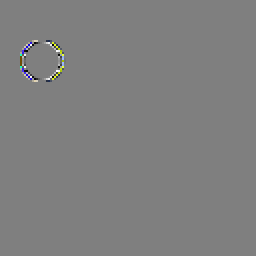
#> input picture study_guide/10-MC_in_DWT_domain/difference.png, 128 x 128 px, given in place of moving_circle_000.png, which was not available (shown 2 times larger); the run also reads 1 picture not shown here
$ jupyter execute pixel_domain_MC.ipynb   (shell and % lines are left out)   (text cells are left out)
#> lines starting #> are read from the running program, lines starting #| are printed output that depends on the picture; pictures that were not available may be replaced by others from this repository, and a replacement may not be noted
### study_guide/10-MC_in_DWT_domain/io_stuff.py
# Common stuff and routines

import numpy as np
import cv2
import matplotlib.pyplot as plt
import matplotlib.image as mpimg

# [5 lines left out: function normalize, not called in this run]

def load_img(prefix):
#> called with prefix = 'moving_circle_000'
    img = cv2.imread(f"{prefix}.png", cv2.IMREAD_UNCHANGED)
#> img is the input picture: shape (128, 128, 3) uint16; mean B, G, R 32764, 32776, 32768
    img = cv2.cvtColor(img, cv2.COLOR_BGR2RGB)
    img = np.array(img)
    img = img.astype(np.float32) - 32768.0
    return img

# [6 lines left out: function show_img, not called in this run]

def show_seq(prefix="/tmp/", frames=5):
    for i in range(frames):
        show_img(f"{prefix}{i:03d}")

# [18 lines left out: functions show_motion, write_img, not called in this run]

### study_guide/10-MC_in_DWT_domain/color.py
import numpy as np

def RGB_to_YCoCg(RGB_frame):
    R, G, B = RGB_frame[:,:,0], RGB_frame[:,:,1], RGB_frame[:,:,2]
    YCoCg_frame = np.empty_like(RGB_frame)
    YCoCg_frame[:,:,0] =  R/4 + G/2 + B/4
#> YCoCg_frame: shape (128, 128, 3) float32; 0.01% of the values are NaN or infinite; the others: min -2.65e+38, max 1.73e+38, mean -inf
    YCoCg_frame[:,:,1] =  R/2       - B/2
#> YCoCg_frame: shape (128, 128, 3) float32; 0% of the values are NaN or infinite; the others: min -9.76e+36, max 1.73e+38, mean 3.35e+33
    YCoCg_frame[:,:,2] = -R/4 + G/2 - B/4
    return YCoCg_frame

### study_guide/10-MC_in_DWT_domain/pixel_domain_MC.ipynb
[cell 1]
import numpy as np
import cv2
import matplotlib.pyplot as plt
import matplotlib.image as mimg
import pywt
from io_stuff import *
from color import *

[cell 2]
prefix = "moving_circle_"
frame_0 = load_img(prefix + "000")
frame_1 = load_img(prefix + "001")
frame_2 = load_img(prefix + "002")

[cell 3]
frame_0_Y = RGB_to_YCoCg(frame_0)[:,:,0]
frame_1_Y = RGB_to_YCoCg(frame_1)[:,:,0]
#> in RGB_to_YCoCg (call 2), `YCoCg_frame[:,:,0] =  R/4 + G/2 + B/4`: YCoCg_frame: shape (128, 128, 3) float32; 0% of the values are NaN or infinite; the others: min -1.71e+38, max 1.73e+38, mean -inf
frame_2_Y = RGB_to_YCoCg(frame_2)[:,:,0]
#> in RGB_to_YCoCg (call 3), `YCoCg_frame[:,:,1] =  R/2       - B/2`:
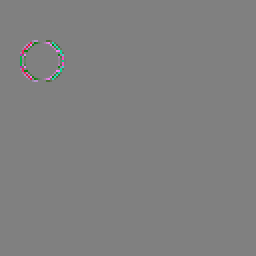
#> YCoCg_frame: shape (128, 128, 3) float32 (shown 2 times larger); mean of channels 0, 1, 2 3, 2, -4; drawn with min black and max white

[cell 4]
plt.figure(figsize=(10,10))
plt.title("Frame 0. Circle at (30, 20)", fontsize=20)
plt.imshow(frame_0_Y, cmap='gray')
plt.savefig("frame_0_Y.png")
plt.show()

[cell 5]
plt.figure(figsize=(10,10))
plt.title("Frame 1. Circle at (30, 21)", fontsize=20)
plt.imshow(frame_1_Y, cmap='gray')
plt.savefig("frame_1_Y.png")
plt.show()

[cell 6]
plt.figure(figsize=(10,10))
plt.title("Frame 2. Circle at (30, 22)", fontsize=20)
plt.imshow(frame_2_Y, cmap='gray')
plt.savefig("frame_2_Y.png")
plt.show()

[cell 7]
# Plot the first part (from pixel 0 to 39) of the horizontal line (row 35) of the luminance.
plt.title("ME between frames 0 and 1")
plt.plot(frame_0_Y[35, 0:40], label="reference")
plt.plot(np.roll(frame_0_Y[35, 0:40], 1), label="prediction")
#plt.show()
plt.plot(frame_1_Y[35, 0:40], linestyle=':', linewidth=4, label="predicted")
plt.legend()
plt.savefig("movement_0.svg")
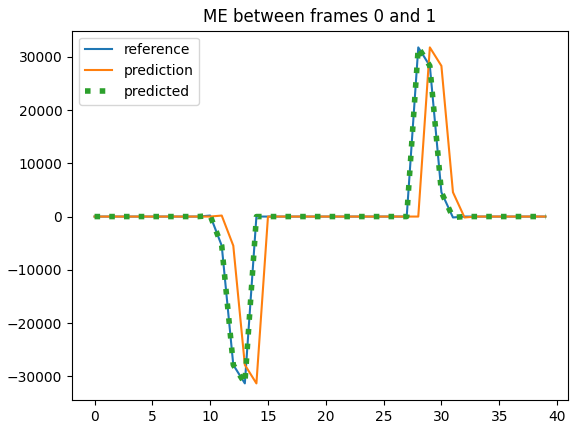
#> figure drawn by matplotlib, 1 panel; curve peaks at x = 28, y = 31758; curve peaks at x = 29, y = 31758; curve peaks at x = 28, y = 31758
#plt.savefig("movement_0.pdf")
plt.show()

[cell 8]
plt.title("ME between frames 0 and 1")
plt.plot(frame_0_Y[35, 0:40], label="reference")
plt.plot(np.roll(frame_0_Y[35, 0:40], 2), label="prediction")
#plt.show()
plt.plot(frame_2_Y[35, 0:40], linestyle=':', linewidth=4, label="predicted")
plt.legend()
plt.savefig("movement_1.svg")
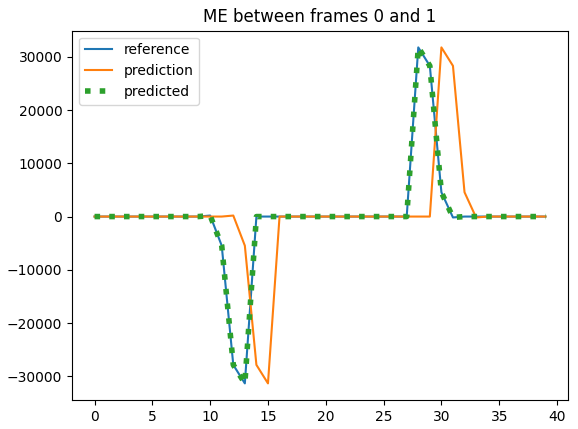
#> figure drawn by matplotlib, 1 panel; curve peaks at x = 28, y = 31758; curve peaks at x = 30, y = 31758; curve peaks at x = 28, y = 31758
#plt.savefig("movement_1.pdf")
plt.show()
